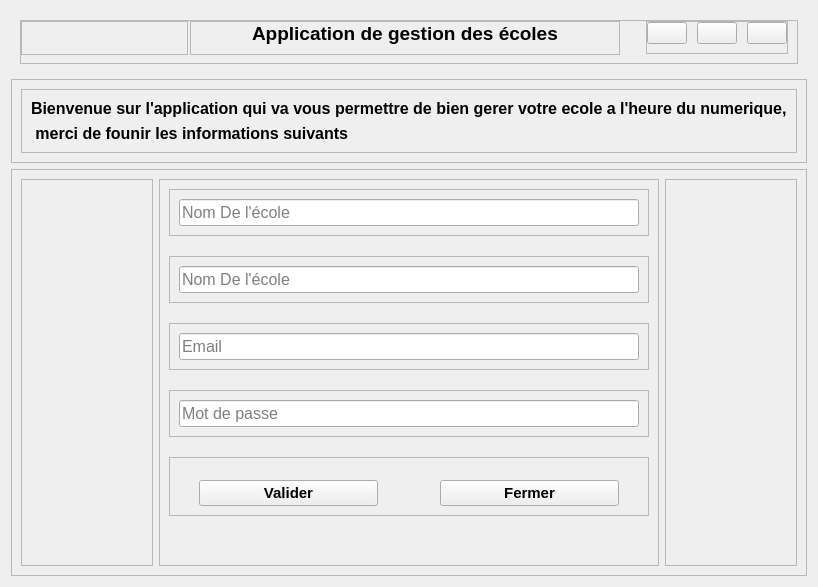
      <widget class="QWidget" name="welcome">
       <property name="maximumSize">
        <size>
         <width>758</width>
         <height>989</height>
        </size>
       </property>
       <layout class="QVBoxLayout" name="verticalLayout_4">
        <item>
         <widget class="QWidget" name="header_welcome" native="true">
          <layout class="QHBoxLayout" name="horizontalLayout_3">
           <item>
            <widget class="QFrame" name="frame_106">
             <property name="maximumSize">
              <size>
               <width>16777215</width>
               <height>50</height>
              </size>
             </property>
             <property name="frameShape">
              <enum>QFrame::StyledPanel</enum>
             </property>
             <property name="frameShadow">
              <enum>QFrame::Raised</enum>
             </property>
             <layout class="QHBoxLayout" name="horizontalLayout_120">
              <property name="spacing">
               <number>2</number>
              </property>
              <property name="leftMargin">
               <number>0</number>
              </property>
              <property name="topMargin">
               <number>0</number>
              </property>
              <property name="bottomMargin">
               <number>8</number>
              </property>
              <item>
               <widget class="QFrame" name="frame_113">
                <property name="frameShape">
                 <enum>QFrame::StyledPanel</enum>
                </property>
                <property name="frameShadow">
                 <enum>QFrame::Raised</enum>
                </property>
                <layout class="QHBoxLayout" name="horizontalLayout_124">
                 <property name="leftMargin">
                  <number>0</number>
                 </property>
                 <property name="topMargin">
                  <number>0</number>
                 </property>
                 <property name="rightMargin">
                  <number>0</number>
                 </property>
                 <item>
                  <widget class="QLabel" name="label_50">
                   <property name="text">
                    <string/>
                   </property>
                  </widget>
                 </item>
                </layout>
               </widget>
              </item>
              <item>
               <widget class="QFrame" name="fra">
                <property name="minimumSize">
                 <size>
                  <width>430</width>
                  <height>0</height>
                 </size>
                </property>
                <property name="frameShape">
                 <enum>QFrame::StyledPanel</enum>
                </property>
                <property name="frameShadow">
                 <enum>QFrame::Raised</enum>
                </property>
                <layout class="QHBoxLayout" name="horizontalLayout_121">
                 <property name="leftMargin">
                  <number>0</number>
                 </property>
                 <property name="topMargin">
                  <number>0</number>
                 </property>
                 <property name="rightMargin">
                  <number>0</number>
                 </property>
                 <property name="bottomMargin">
                  <number>9</number>
                 </property>
                 <item>
                  <widget class="QLabel" name="label_62">
                   <property name="text">
                    <string/>
                   </property>
                  </widget>
                 </item>
                 <item>
                  <widget class="QLabel" name="label_45">
                   <property name="font">
                    <font>
                     <pointsize>14</pointsize>
                     <weight>75</weight>
                     <bold>true</bold>
                    </font>
                   </property>
                   <property name="text">
                    <string>Application de gestion des écoles</string>
                   </property>
                  </widget>
                 </item>
                 <item>
                  <widget class="QLabel" name="label_63">
                   <property name="text">
                    <string/>
                   </property>
                  </widget>
                 </item>
                </layout>
               </widget>
              </item>
              <item alignment="Qt::AlignRight|Qt::AlignVCenter">
               <widget class="QFrame" name="frame_114">
                <property name="frameShape">
                 <enum>QFrame::StyledPanel</enum>
                </property>
                <property name="frameShadow">
                 <enum>QFrame::Raised</enum>
                </property>
                <layout class="QHBoxLayout" name="horizontalLayout_122">
                 <property name="spacing">
                  <number>10</number>
                 </property>
                 <property name="leftMargin">
                  <number>0</number>
                 </property>
                 <property name="topMargin">
                  <number>0</number>
                 </property>
                 <property name="rightMargin">
                  <number>0</number>
                 </property>
                 <property name="bottomMargin">
                  <number>9</number>
                 </property>
                 <item>
                  <widget class="QPushButton" name="min">
                   <property name="text">
                    <string/>
                   </property>
                   <property name="icon">
                    <iconset>
                     <normaloff>../../../../.designer/assets/icons/icons8-subtract-96.png</normaloff>../../../../.designer/assets/icons/icons8-subtract-96.png</iconset>
                   </property>
                   <property name="iconSize">
                    <size>
                     <width>20</width>
                     <height>20</height>
                    </size>
                   </property>
                  </widget>
                 </item>
                 <item>
                  <widget class="QPushButton" name="full">
                   <property name="text">
                    <string/>
                   </property>
                   <property name="icon">
                    <iconset>
                     <normaloff>../../../../.designer/assets/icons/icons8-full-image-96.png</normaloff>../../../../.designer/assets/icons/icons8-full-image-96.png</iconset>
                   </property>
                   <property name="iconSize">
                    <size>
                     <width>20</width>
                     <height>20</height>
                    </size>
                   </property>
                  </widget>
                 </item>
                 <item>
                  <widget class="QPushButton" name="close">
                   <property name="text">
                    <string/>
                   </property>
                   <property name="icon">
                    <iconset>
                     <normaloff>../../../../.designer/assets/icons/icons8-close-48.png</normaloff>../../../../.designer/assets/icons/icons8-close-48.png</iconset>
                   </property>
                   <property name="iconSize">
                    <size>
                     <width>20</width>
                     <height>20</height>
                    </size>
                   </property>
                  </widget>
                 </item>
                </layout>
               </widget>
              </item>
             </layout>
            </widget>
           </item>
          </layout>
         </widget>
        </item>
        <item>
         <widget class="QFrame" name="frame_115">
          <property name="frameShape">
           <enum>QFrame::StyledPanel</enum>
          </property>
          <property name="frameShadow">
           <enum>QFrame::Raised</enum>
          </property>
          <layout class="QVBoxLayout" name="verticalLayout_5">
           <item>
            <widget class="QFrame" name="frame_116">
             <property name="frameShape">
              <enum>QFrame::StyledPanel</enum>
             </property>
             <property name="frameShadow">
              <enum>QFrame::Raised</enum>
             </property>
             <layout class="QVBoxLayout" name="verticalLayout_6">
              <item>
               <widget class="QLabel" name="label_51">
                <property name="font">
                 <font>
                  <pointsize>12</pointsize>
                  <weight>75</weight>
                  <bold>true</bold>
                 </font>
                </property>
                <property name="text">
                 <string>Bienvenue sur l'application qui va vous permettre de bien gerer votre ecole a l'heure du numerique,</string>
                </property>
               </widget>
              </item>
              <item>
               <widget class="QLabel" name="label_52">
                <property name="font">
                 <font>
                  <pointsize>12</pointsize>
                  <weight>75</weight>
                  <bold>true</bold>
                 </font>
                </property>
                <property name="text">
                 <string> merci de founir les informations suivants </string>
                </property>
               </widget>
              </item>
             </layout>
            </widget>
           </item>
          </layout>
         </widget>
        </item>
        <item>
         <widget class="QFrame" name="frame_107">
          <property name="frameShape">
           <enum>QFrame::StyledPanel</enum>
          </property>
          <property name="frameShadow">
           <enum>QFrame::Raised</enum>
          </property>
          <layout class="QHBoxLayout" name="horizontalLayout_2">
           <item>
            <widget class="QFrame" name="frame_108">
             <property name="frameShape">
              <enum>QFrame::StyledPanel</enum>
             </property>
             <property name="frameShadow">
              <enum>QFrame::Raised</enum>
             </property>
             <layout class="QVBoxLayout" name="verticalLayout_60">
              <item>
               <spacer name="horizontalSpacer">
                <property name="orientation">
                 <enum>Qt::Horizontal</enum>
                </property>
                <property name="sizeHint" stdset="0">
                 <size>
                  <width>378</width>
                  <height>20</height>
                 </size>
                </property>
               </spacer>
              </item>
             </layout>
            </widget>
           </item>
           <item>
            <widget class="QFrame" name="frame_109">
             <property name="minimumSize">
              <size>
               <width>500</width>
               <height>0</height>
              </size>
             </property>
             <property name="frameShape">
              <enum>QFrame::StyledPanel</enum>
             </property>
             <property name="frameShadow">
              <enum>QFrame::Raised</enum>
             </property>
             <layout class="QVBoxLayout" name="verticalLayout_59">
              <property name="spacing">
               <number>20</number>
              </property>
              <item>
               <widget class="QFrame" name="frame_school">
                <property name="frameShape">
                 <enum>QFrame::StyledPanel</enum>
                </property>
                <property name="frameShadow">
                 <enum>QFrame::Raised</enum>
                </property>
                <layout class="QHBoxLayout" name="horizontalLayout_115">
                 <item>
                  <widget class="QLineEdit" name="school_name">
                   <property name="minimumSize">
                    <size>
                     <width>450</width>
                     <height>0</height>
                    </size>
                   </property>
                   <property name="font">
                    <font>
                     <pointsize>12</pointsize>
                    </font>
                   </property>
                   <property name="placeholderText">
                    <string>Nom De l'école</string>
                   </property>
                  </widget>
                 </item>
                </layout>
               </widget>
              </item>
              <item>
               <widget class="QFrame" name="username_frame">
                <property name="frameShape">
                 <enum>QFrame::StyledPanel</enum>
                </property>
                <property name="frameShadow">
                 <enum>QFrame::Raised</enum>
                </property>
                <layout class="QHBoxLayout" name="horizontalLayout_117">
                 <item>
                  <widget class="QLineEdit" name="username">
                   <property name="minimumSize">
                    <size>
                     <width>450</width>
                     <height>0</height>
                    </size>
                   </property>
                   <property name="font">
                    <font>
                     <pointsize>12</pointsize>
                    </font>
                   </property>
                   <property name="placeholderText">
                    <string>Nom De l'école</string>
                   </property>
                  </widget>
                 </item>
                </layout>
               </widget>
              </item>
              <item>
               <widget class="QFrame" name="email_frame">
                <property name="frameShape">
                 <enum>QFrame::StyledPanel</enum>
                </property>
                <property name="frameShadow">
                 <enum>QFrame::Raised</enum>
                </property>
                <layout class="QHBoxLayout" name="horizontalLayout_114">
                 <item>
                  <widget class="QLineEdit" name="email">
                   <property name="minimumSize">
                    <size>
                     <width>450</width>
                     <height>0</height>
                    </size>
                   </property>
                   <property name="font">
                    <font>
                     <pointsize>12</pointsize>
                    </font>
                   </property>
                   <property name="placeholderText">
                    <string>Email</string>
                   </property>
                  </widget>
                 </item>
                </layout>
               </widget>
              </item>
              <item>
               <widget class="QFrame" name="password_frame">
                <property name="frameShape">
                 <enum>QFrame::StyledPanel</enum>
                </property>
                <property name="frameShadow">
                 <enum>QFrame::Raised</enum>
                </property>
                <layout class="QHBoxLayout" name="horizontalLayout_116">
                 <item>
                  <widget class="QLineEdit" name="password">
                   <property name="minimumSize">
                    <size>
                     <width>450</width>
                     <height>0</height>
                    </size>
                   </property>
                   <property name="font">
                    <font>
                     <pointsize>12</pointsize>
                    </font>
                   </property>
                   <property name="echoMode">
                    <enum>QLineEdit::Password</enum>
                   </property>
                   <property name="cursorPosition">
                    <number>0</number>
                   </property>
                   <property name="placeholderText">
                    <string>Mot de passe</string>
                   </property>
                  </widget>
                 </item>
                </layout>
               </widget>
              </item>
              <item>
               <widget class="QFrame" name="frame_111">
                <property name="frameShape">
                 <enum>QFrame::StyledPanel</enum>
                </property>
                <property name="frameShadow">
                 <enum>QFrame::Raised</enum>
                </property>
                <layout class="QHBoxLayout" name="horizontalLayout_119">
                 <property name="spacing">
                  <number>62</number>
                 </property>
                 <property name="leftMargin">
                  <number>29</number>
                 </property>
                 <property name="topMargin">
                  <number>22</number>
                 </property>
                 <property name="rightMargin">
                  <number>29</number>
                 </property>
                 <item>
                  <widget class="QPushButton" name="btn_welcome_valider">
                   <property name="font">
                    <font>
                     <pointsize>11</pointsize>
                     <weight>75</weight>
                     <bold>true</bold>
                    </font>
                   </property>
                   <property name="cursor">
                    <cursorShape>PointingHandCursor</cursorShape>
                   </property>
                   <property name="text">
                    <string>Valider</string>
                   </property>
                  </widget>
                 </item>
                 <item>
                  <widget class="QPushButton" name="btn_welcome_fermer">
                   <property name="font">
                    <font>
                     <pointsize>11</pointsize>
                     <weight>75</weight>
                     <bold>true</bold>
                    </font>
                   </property>
                   <property name="cursor">
                    <cursorShape>PointingHandCursor</cursorShape>
                   </property>
                   <property name="text">
                    <string>Fermer</string>
                   </property>
                  </widget>
                 </item>
                </layout>
               </widget>
              </item>
              <item>
               <spacer name="verticalSpacer_3">
                <property name="orientation">
                 <enum>Qt::Vertical</enum>
                </property>
                <property name="sizeType">
                 <enum>QSizePolicy::Minimum</enum>
                </property>
                <property name="sizeHint" stdset="0">
                 <size>
                  <width>20</width>
                  <height>40</height>
                 </size>
                </property>
               </spacer>
              </item>
             </layout>
            </widget>
           </item>
           <item>
            <widget class="QFrame" name="frame_110">
             <property name="frameShape">
              <enum>QFrame::StyledPanel</enum>
             </property>
             <property name="frameShadow">
              <enum>QFrame::Raised</enum>
             </property>
             <layout class="QHBoxLayout" name="horizontalLayout_118">
              <item>
               <spacer name="horizontalSpacer_2">
                <property name="orientation">
                 <enum>Qt::Horizontal</enum>
                </property>
                <property name="sizeHint" stdset="0">
                 <size>
                  <width>377</width>
                  <height>20</height>
                 </size>
                </property>
               </spacer>
              </item>
             </layout>
            </widget>
           </item>
          </layout>
         </widget>
        </item>
       </layout>
      </widget>
